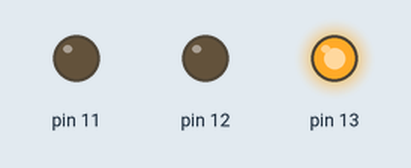
This sketch was run on a simulated Arduino Uno, built with avr-gcc and run on an emulated ATmega328P. Parts: output pins drawn as LEDs (lit = HIGH).

Above: at 0.1 s.
At 2.1 s:
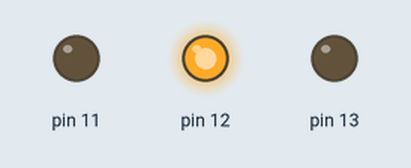
At 6.1 s:
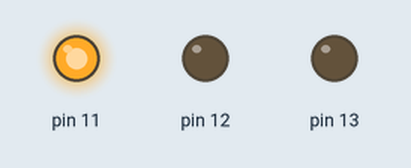
At 11.1 s:
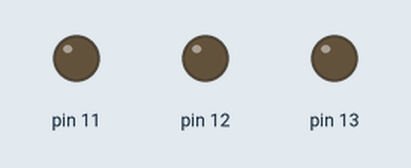
Timing chart, 0 to 12.6 s (numbered marks = the images above):
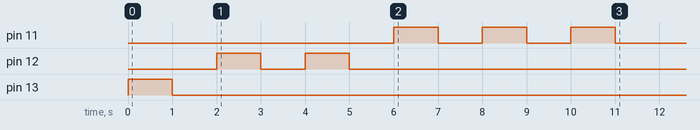

The sketch:

ABC.ino
```cpp
void setup() {
  // put your setup code here, to run once:
pinMode(13,OUTPUT);
pinMode(12,OUTPUT);
pinMode(11,OUTPUT);

digitalWrite(13,HIGH);
delay(1000);
digitalWrite(13,LOW);
delay(1000);
digitalWrite(12,HIGH);
delay(1000);
digitalWrite(12,LOW);
delay(1000);
digitalWrite(12,HIGH);
delay(1000);
digitalWrite(12,LOW);
delay(1000);
digitalWrite(11,HIGH);
delay(1000);
digitalWrite(11,LOW);
delay(1000);
digitalWrite(11,HIGH);
delay(1000);
digitalWrite(11,LOW);
delay(1000);
digitalWrite(11,HIGH);
delay(1000);
digitalWrite(11,LOW);
delay(1000);

}

void loop() {
  // put your main code here, to run repeatedly:

}
```
